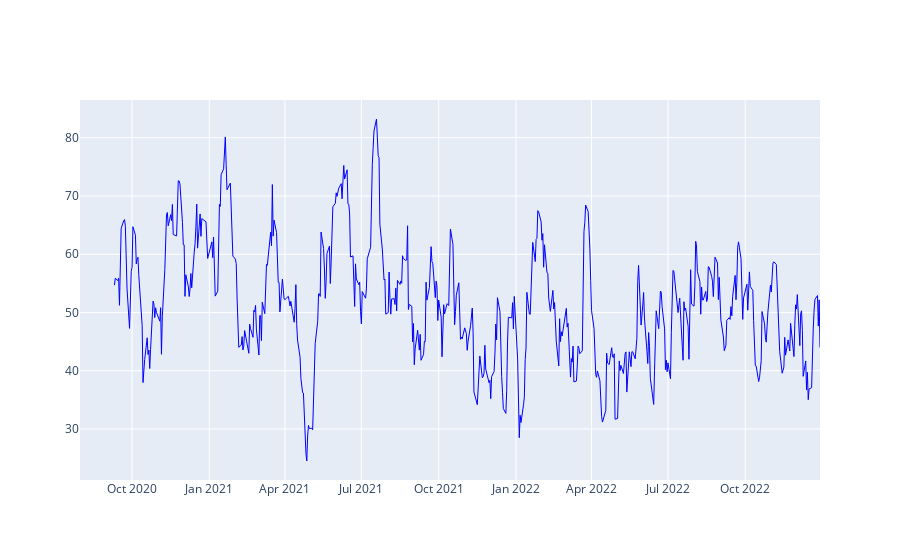

Notebook code for this chart:
### Code cell
resultados_ultimate = ta.momentum.UltimateOscillator(df["High"],df["Low"],df["Close"],7,14,28,4.0,2.0,1.0,False)



ultimate_list = list()

i=0
while i< len(resultados_ultimate.ultimate_oscillator()):
    
    if(resultados_ultimate.ultimate_oscillator()[i] != None):
        
        ultimate_list.append(resultados_ultimate.ultimate_oscillator()[i])
        
    i+=1
    
fig = go.Figure()

fig.add_trace(
    go.Scatter(
        name="Ultimate Oscillator",
        x=df.index,
        y=ultimate_list,
        line=dict(color='blue', width=1))
)

### Figure 1 — Plotly figure (JSON) as saved in the notebook; plotly's stock layout.template omitted (floating-point values rounded to 4 significant figures; data arrays with more than 128 entries replaced by an {"elided": "..."} marker saying what was removed)
{"data": [{"line": {"color": "blue", "width": 1}, "name": "Ultimate Oscillator", "type": "scatter", "x": {"elided": "600 str values"}, "y": {"elided": "600 float values"}}], "layout": {}}
